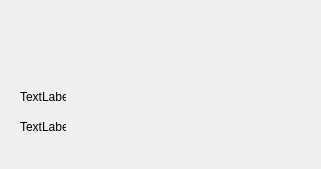
<?xml version="1.0" encoding="UTF-8"?>
<ui version="4.0">
 <class>AboutDialog</class>
 <widget class="QDialog" name="AboutDialog">
  <property name="geometry">
   <rect>
    <x>0</x>
    <y>0</y>
    <width>321</width>
    <height>169</height>
   </rect>
  </property>
  <property name="windowTitle">
   <string>Dialog</string>
  </property>
  <widget class="QLabel" name="label">
   <property name="geometry">
    <rect>
     <x>10</x>
     <y>10</y>
     <width>261</width>
     <height>71</height>
    </rect>
   </property>
   <property name="text">
    <string/>
   </property>
   <property name="pixmap">
    <pixmap resource="images.qrc">:/images/images/b.png</pixmap>
   </property>
  </widget>
  <widget class="QLabel" name="label_2">
   <property name="geometry">
    <rect>
     <x>20</x>
     <y>90</y>
     <width>46</width>
     <height>13</height>
    </rect>
   </property>
   <property name="text">
    <string>TextLabel</string>
   </property>
  </widget>
  <widget class="QLabel" name="label_3">
   <property name="geometry">
    <rect>
     <x>20</x>
     <y>120</y>
     <width>46</width>
     <height>13</height>
    </rect>
   </property>
   <property name="text">
    <string>TextLabel</string>
   </property>
  </widget>
 </widget>
 <resources>
  <include location="images.qrc"/>
 </resources>
 <connections/>
</ui>
